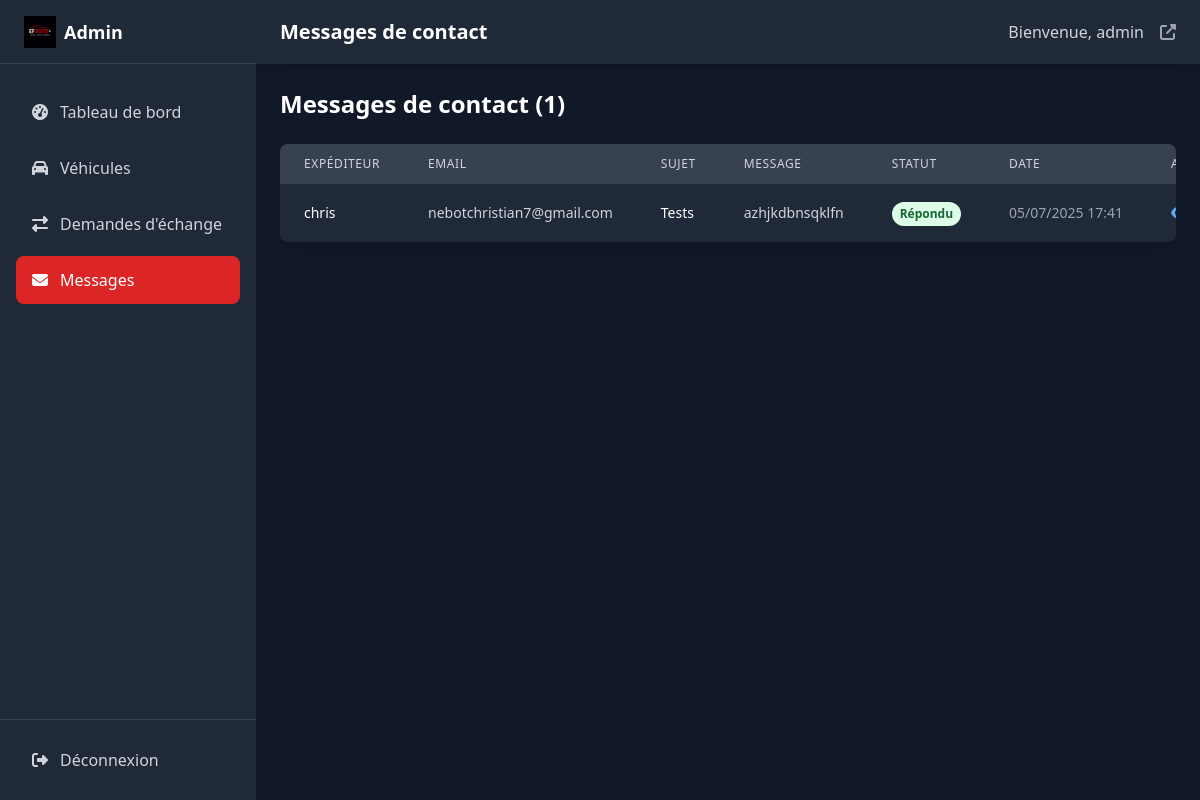
Screenshot of /admin/contacts (signed in) with the database file from the repository.
### app.py (models this page shows)
class User(UserMixin, db.Model):
    id = db.Column(db.Integer, primary_key=True)
    username = db.Column(db.String(80), unique=True, nullable=False)
    password_hash = db.Column(db.String(120), nullable=False)
    email = db.Column(db.String(120), unique=True, nullable=False)
    created_at = db.Column(db.DateTime, default=datetime.utcnow)

class ContactMessage(db.Model):
    id = db.Column(db.Integer, primary_key=True)
    name = db.Column(db.String(100), nullable=False)
    email = db.Column(db.String(120), nullable=False)
    subject = db.Column(db.String(200), nullable=False)
    message = db.Column(db.Text, nullable=False)
    status = db.Column(db.String(20), default='Non lu')
    created_at = db.Column(db.DateTime, default=datetime.utcnow)

### app.py (the view)
@app.route('/admin/contacts')
@login_required
def admin_contacts():
    contacts = ContactMessage.query.order_by(ContactMessage.created_at.desc()).all()
    return render_template('admin/contacts.html', contacts=contacts)

### app.py (called while the page is built)
@login_manager.user_loader
def load_user(user_id):
    return User.query.get(int(user_id))

### templates/admin/contacts.html (shortened to what this page needs)
{% extends "admin/base.html" %}
{% block page_title %}Messages de contact{% endblock %}
{% block content %}
<div class="space-y-6">
    <div class="flex justify-between items-center">
        <h2 class="text-2xl font-bold">Messages de contact ({{ contacts|length }})</h2>
    </div>
    <div class="bg-gray-800 rounded-lg shadow-lg overflow-hidden">
        <div class="overflow-x-auto">
            <table class="w-full">
                <thead class="bg-gray-700">
                    <tr>
                        <th class="px-6 py-3 text-left text-xs font-medium text-gray-300 uppercase tracking-wider">
                            Expéditeur</th>
                        <th class="px-6 py-3 text-left text-xs font-medium text-gray-300 uppercase tracking-wider">Email
                        </th>
                        <th class="px-6 py-3 text-left text-xs font-medium text-gray-300 uppercase tracking-wider">Sujet
                        </th>
                        <th class="px-6 py-3 text-left text-xs font-medium text-gray-300 uppercase tracking-wider">
                            Message</th>
                        <th class="px-6 py-3 text-left text-xs font-medium text-gray-300 uppercase tracking-wider">
                            Statut</th>
                        <th class="px-6 py-3 text-left text-xs font-medium text-gray-300 uppercase tracking-wider">Date
                        </th>
                        <th class="px-6 py-3 text-left text-xs font-medium text-gray-300 uppercase tracking-wider">
                            Actions</th>
                    </tr>
                </thead>
                <tbody class="divide-y divide-gray-700">
                    {% for contact in contacts %}
                    <tr class="hover:bg-gray-700">
                        <td class="px-6 py-4 whitespace-nowrap">
                            <div>
                                <div class="text-sm font-medium text-white">{{ contact.name }}</div>
                            </div>
                        </td>
                        <td class="px-6 py-4 whitespace-nowrap">
                            <div class="text-sm text-gray-300">{{ contact.email }}</div>
                        </td>
                        <td class="px-6 py-4 whitespace-nowrap">
                            <div class="text-sm text-white">{{ contact.subject }}</div>
                        </td>
                        <td class="px-6 py-4">
                            <div class="text-sm text-gray-300 max-w-xs truncate">
                                {{ contact.message }}
                            </div>
                        </td>
                        <td class="px-6 py-4 whitespace-nowrap">
                            <span class="inline-flex px-2 py-1 text-xs font-semibold rounded-full
                                       {% if contact.status == 'Non lu' %}bg-red-100 text-red-800
                                       {% elif contact.status == 'En cours' %}bg-yellow-100 text-yellow-800
                                       {% elif contact.status == 'Répondu' %}bg-green-100 text-green-800
                                       {% else %}bg-gray-100 text-gray-800{% endif %}">
                                {{ contact.status }}
                            </span>
                        </td>
                        <td class="px-6 py-4 whitespace-nowrap text-sm text-gray-400">
                            {{ contact.created_at.strftime('%d/%m/%Y %H:%M') }}
                        </td>
                        <td class="px-6 py-4 whitespace-nowrap text-sm font-medium">
                            <div class="flex space-x-2">
                                <button
                                    onclick="openContactModal({{ contact.id }}, '{{ contact.name }}', '{{ contact.email }}', '{{ contact.subject }}', '{{ contact.message|replace('\n', '\\n')|replace('\'', '\\\'') }}', '{{ contact.status }}')"
                                    class="text-blue-400 hover:text-blue-300" title="Voir le message">
                                    <i class="fas fa-eye"></i>
                                </button>
                            </div>
                        </td>
                    </tr>
                    {% else %}
                    <tr>
                        <td colspan="7" class="px-6 py-4 text-center text-gray-400">
                            Aucun message trouvé
                        </td>
                    </tr>
                    {% endfor %}
                </tbody>
            </table>
        </div>
    </div>
</div>
{% endblock %}

### templates/admin/base.html (shortened to what this page needs)
<!DOCTYPE html>
<html lang="fr">
<head>
    <script src="https://cdn.tailwindcss.com"></script>
    <link rel="stylesheet" href="https://cdnjs.cloudflare.com/ajax/libs/font-awesome/6.4.0/css/all.min.css">
</head>
<body class="bg-gray-900 text-white">
    <div class="fixed inset-y-0 left-0 z-50 w-64 bg-gray-800 transform transition-transform duration-300 ease-in-out"
        id="sidebar">
        <div class="flex items-center justify-between h-16 px-6 border-b border-gray-700">
            <div class="flex items-center">
                <img src="{{ url_for('static', filename='images/ef_autoplus_logo.jpg') }}" alt="EF AUTO+" class="h-8">
                <span class="ml-2 text-lg font-bold">Admin</span>
            </div>
        </div>
        <nav class="mt-6 px-4">
            <div class="space-y-2">
                <a href="{{ url_for('admin_dashboard') }}"
                    class="flex items-center px-4 py-3 text-gray-300 hover:bg-gray-700 hover:text-white rounded-lg transition duration-200 {% if request.endpoint == 'admin_dashboard' %}bg-red-600 text-white{% endif %}">
                    <i class="fas fa-tachometer-alt mr-3"></i>
                    Tableau de bord
                </a>
                <a href="{{ url_for('admin_vehicles') }}"
                    class="flex items-center px-4 py-3 text-gray-300 hover:bg-gray-700 hover:text-white rounded-lg transition duration-200 {% if 'admin_vehicles' in request.endpoint %}bg-red-600 text-white{% endif %}">
                    <i class="fas fa-car mr-3"></i>
                    Véhicules
                </a>
                <a href="{{ url_for('admin_exchanges') }}"
                    class="flex items-center px-4 py-3 text-gray-300 hover:bg-gray-700 hover:text-white rounded-lg transition duration-200 {% if request.endpoint == 'admin_exchanges' %}bg-red-600 text-white{% endif %}">
                    <i class="fas fa-exchange-alt mr-3"></i>
                    Demandes d'échange
                </a>
                <a href="{{ url_for('admin_contacts') }}"
                    class="flex items-center px-4 py-3 text-gray-300 hover:bg-gray-700 hover:text-white rounded-lg transition duration-200 {% if request.endpoint == 'admin_contacts' %}bg-red-600 text-white{% endif %}">
                    <i class="fas fa-envelope mr-3"></i>
                    Messages
                </a>
            </div>
        </nav>
        <div class="absolute bottom-0 left-0 right-0 p-4 border-t border-gray-700">
            <a href="{{ url_for('admin_logout') }}"
                class="flex items-center px-4 py-3 text-gray-300 hover:bg-gray-700 hover:text-white rounded-lg transition duration-200">
                <i class="fas fa-sign-out-alt mr-3"></i>
                Déconnexion
            </a>
        </div>
    </div>
    <div class="md:ml-64 min-h-screen">
        <header class="bg-gray-800 shadow-lg">
            <div class="flex items-center justify-between h-16 px-6">
                <div class="flex items-center">
                    <h1 class="text-xl font-semibold">{% block page_title %}Administration{% endblock %}</h1>
                </div>
                <div class="flex items-center space-x-4">
                    <span class="text-gray-300">Bienvenue, {{ current_user.username }}</span>
                    <a href="{{ url_for('home') }}" class="text-gray-400 hover:text-white">
                        <i class="fas fa-external-link-alt"></i>
                    </a>
                </div>
            </div>
        </header>
        <main class="p-6">
            {% block content %}{% endblock %}
        </main>
    </div>
</body>
</html>

### rows the page displays
User: username "admin"
ContactMessage: name "chris", email "nebotchristian7@gmail.com", subject "Tests", message "azhjkdbnsqklfn", status "Répondu", created_at "05/07/2025 17:41"

### other values shown
{{ contacts|length }} "1"
